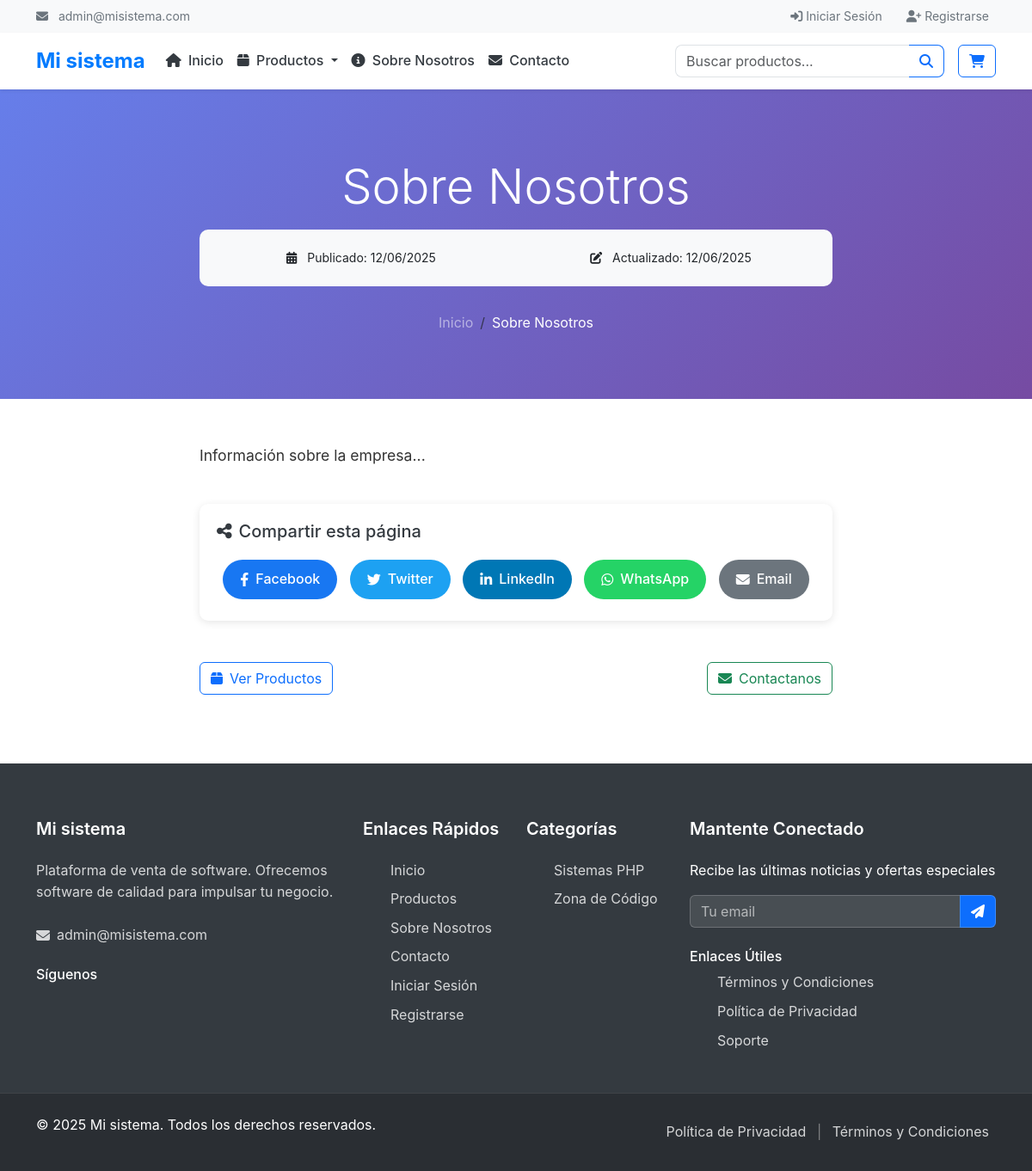
Page /sobre-nosotros on the committed database.
### tables this page shows
CREATE TABLE `menu_items` (
  `id` int(11) NOT NULL,
  `title` varchar(200) NOT NULL,
  `url` varchar(500) NOT NULL,
  `parent_id` int(11) DEFAULT NULL,
  `menu_location` enum('main','footer','sidebar','mobile','user') DEFAULT 'main',
  `icon` varchar(100) DEFAULT NULL,
  `target` enum('_self','_blank') DEFAULT '_self',
  `is_active` tinyint(1) DEFAULT 1,
  `sort_order` int(11) DEFAULT 0,
  `created_at` timestamp NOT NULL DEFAULT current_timestamp(),
  `updated_at` timestamp NOT NULL DEFAULT current_timestamp() ON UPDATE current_timestamp()
);

CREATE TABLE `pages` (
  `id` int(11) NOT NULL,
  `title` varchar(200) NOT NULL,
  `slug` varchar(220) NOT NULL,
  `content` longtext DEFAULT NULL,
  `meta_title` varchar(200) DEFAULT NULL,
  `meta_description` varchar(300) DEFAULT NULL,
  `is_active` tinyint(1) DEFAULT 1,
  `created_at` timestamp NOT NULL DEFAULT current_timestamp(),
  `updated_at` timestamp NOT NULL DEFAULT current_timestamp() ON UPDATE current_timestamp()
);

CREATE TABLE `categories` (
  `id` int(11) NOT NULL,
  `name` varchar(100) NOT NULL,
  `slug` varchar(120) NOT NULL,
  `description` text DEFAULT NULL,
  `image` varchar(255) DEFAULT NULL,
  `is_active` tinyint(1) DEFAULT 1,
  `sort_order` int(11) DEFAULT 0,
  `created_at` timestamp NOT NULL DEFAULT current_timestamp(),
  `updated_at` timestamp NOT NULL DEFAULT current_timestamp() ON UPDATE current_timestamp()
);

### pages/page.php (the view, shortened to what the rows shown need)
<?php
$slug = $_GET['slug'] ?? '';
try {
    $db = Database::getInstance()->getConnection();
    $stmt = $db->prepare("SELECT * FROM pages WHERE slug = ? AND is_active = 1");
    $stmt->execute([$slug]);
    $page = $stmt->fetch();
} catch (Exception $e) {
    logError("Error en página dinámica: " . $e->getMessage());
    header("HTTP/1.0 500 Internal Server Error");
    include '../500.php';
    exit;
}
?>
<!DOCTYPE html>
<html lang="es">
<head>
    <link href="https://cdn.jsdelivr.net/npm/bootstrap@5.3.0/dist/css/bootstrap.min.css" rel="stylesheet">
    <link href="https://cdnjs.cloudflare.com/ajax/libs/font-awesome/6.4.0/css/all.min.css" rel="stylesheet">
    <link href="<?php echo ASSETS_URL; ?>/css/style.css" rel="stylesheet">
</head>
<body>
    <?php include __DIR__ . '/../includes/header.php'; ?>
    <div class="page-header">
        <div class="container">
            <div class="row">
                <div class="col-lg-8 mx-auto text-center">
                    <h1 class="display-4 mb-3"><?php echo htmlspecialchars($page['title']); ?></h1>
                    <div class="page-meta">
                        <div class="row text-dark">
                            <div class="col-md-6">
                                <small>
                                    <i class="fas fa-calendar-alt me-2"></i>
                                    Publicado: <?php echo date('d/m/Y', strtotime($page['created_at'])); ?>
                                </small>
                            </div>
                            <div class="col-md-6">
                                <small>
                                    <i class="fas fa-edit me-2"></i>
                                    Actualizado: <?php echo date('d/m/Y', strtotime($page['updated_at'])); ?>
                                </small>
                            </div>
                        </div>
                    </div>
                    <nav aria-label="breadcrumb">
                        <ol class="breadcrumb justify-content-center">
                            <li class="breadcrumb-item"><a href="<?php echo SITE_URL; ?>" class="text-white-50">Inicio</a></li>
                            <li class="breadcrumb-item active text-white"><?php echo htmlspecialchars($page['title']); ?></li>
                        </ol>
                    </nav>
                </div>
            </div>
        </div>
    </div>
    <div class="container my-5">
        <div class="row">
            <div class="col-lg-8 mx-auto">
                <?php
                $content = $page['content'];
                ?>
                <div class="page-content">
                    <?php echo $content; ?>
                </div>
            </div>
        </div>
    </div>
    <?php include __DIR__ . '/../includes/footer.php'; ?>
</body>
</html>

### includes/header.php (shortened to what the rows shown need)
<?php
try {
    $db = Database::getInstance()->getConnection();
    $stmt = $db->query("
        SELECT * FROM menu_items
        WHERE menu_location = 'main' AND is_active = 1 AND parent_id IS NULL
        ORDER BY sort_order ASC
    ");
    $mainMenuItems = $stmt->fetchAll();
    $subMenus = [];
    foreach ($mainMenuItems as $item) {
        $stmt = $db->prepare("
            SELECT * FROM menu_items
            WHERE parent_id = ? AND is_active = 1
            ORDER BY sort_order ASC
        ");
        $stmt->execute([$item['id']]);
        $subMenus[$item['id']] = $stmt->fetchAll();
    }
} catch (Exception $e) {
    $mainMenuItems = [];
    $subMenus = [];
}
function processMenuUrl($url) {
    if (strpos($url, '/') === 0) {
        return SITE_URL . $url;
    }
    return SITE_URL . '/' . $url;
}
?>
<header class="main-header">
    <nav class="navbar navbar-expand-lg navbar-light bg-white shadow-sm">
        <div class="container">
            <div class="collapse navbar-collapse" id="navbarNav">
                <ul class="navbar-nav me-auto">
                    <?php foreach ($mainMenuItems as $item): ?>
                        <li class="nav-item <?php echo !empty($subMenus[$item['id']]) ? 'dropdown' : ''; ?>">
                            <?php if (!empty($subMenus[$item['id']])): ?>
                                <a class="nav-link dropdown-toggle" href="#" role="button" data-bs-toggle="dropdown">
                                    <?php if ($item['icon']): ?>
                                        <i class="<?php echo $item['icon']; ?> me-1"></i>
                                    <?php endif; ?>
                                    <?php echo htmlspecialchars($item['title']); ?>
                                </a>
                            <?php else: ?>
                                <a class="nav-link" href="<?php echo processMenuUrl($item['url']); ?>" <?php echo $item['target'] == '_blank' ? 'target="_blank"' : ''; ?>>
                                    <?php if ($item['icon']): ?>
                                        <i class="<?php echo $item['icon']; ?> me-1"></i>
                                    <?php endif; ?>
                                    <?php echo htmlspecialchars($item['title']); ?>
                                </a>
                            <?php endif; ?>
                        </li>
                    <?php endforeach; ?>
                </ul>
            </div>
        </div>
    </nav>
</header>

### includes/footer.php (shortened to what the rows shown need)
<?php
try {
    $db = Database::getInstance()->getConnection();
    $stmt = $db->query("
        SELECT * FROM menu_items
        WHERE menu_location = 'footer' AND is_active = 1
        ORDER BY sort_order ASC
    ");
    $footerMenuItems = $stmt->fetchAll();
    $stmt = $db->query("
        SELECT * FROM categories
        WHERE is_active = 1
        ORDER BY name ASC
        LIMIT 6
    ");
    $footerCategories = $stmt->fetchAll();
} catch (Exception $e) {
    $footerMenuItems = [];
    $footerCategories = [];
}
?>
<footer class="main-footer">
    <div class="footer-content">
        <div class="container">
            <div class="row g-4">
                <div class="col-lg-2 col-md-6">
                    <div class="footer-section">
                        <ul class="footer-links">
                            <?php if (empty($footerCategories)): ?>
                                <li><a href="<?php echo SITE_URL; ?>/categoria/sistemas-php">Sistemas PHP</a></li>
                                <li><a href="<?php echo SITE_URL; ?>/categoria/zona-codigo">Zona de Código</a></li>
                            <?php else: ?>
                                <?php foreach ($footerCategories as $category): ?>
                                    <li>
                                        <a href="<?php echo SITE_URL; ?>/categoria/<?php echo $category['slug']; ?>">
                                            <?php echo htmlspecialchars($category['name']); ?>
                                        </a>
                                    </li>
                                <?php endforeach; ?>
                            <?php endif; ?>
                        </ul>
                    </div>
                </div>
                <div class="col-lg-4 col-md-6">
                    <div class="footer-section">
                        <?php if (!empty($footerMenuItems)): ?>
                            <div class="footer-menu-items">
                                <ul class="footer-links">
                                    <?php foreach ($footerMenuItems as $item): ?>
                                        <li>
                                            <a href="<?php echo processMenuUrl($item['url']); ?>"
                                               <?php echo $item['target'] == '_blank' ? 'target="_blank"' : ''; ?>>
                                                <?php echo htmlspecialchars($item['title']); ?>
                                            </a>
                                        </li>
                                    <?php endforeach; ?>
                                </ul>
                            </div>
                        <?php endif; ?>
                    </div>
                </div>
            </div>
        </div>
    </div>
</footer>

### rows in the picture
menu_items: title "Inicio"
menu_items: title "Productos"
menu_items: title "Sobre Nosotros"
menu_items: title "Contacto"
pages: title "Sobre Nosotros", created_at "12/06/2025", updated_at "12/06/2025", content "Información sobre la empresa..."
categories: name "Sistemas PHP"
categories: name "Zona de Código"
menu_items: title "Términos y Condiciones"
menu_items: title "Política de Privacidad"
menu_items: title "Soporte"

### other values in the picture
getSetting('site_email', 'info@misistema.com') "admin@misistema.com"
$siteName "Mi sistema"
$siteDescription "Plataforma de venta de software"
getSetting('site_email') "admin@misistema.com"
